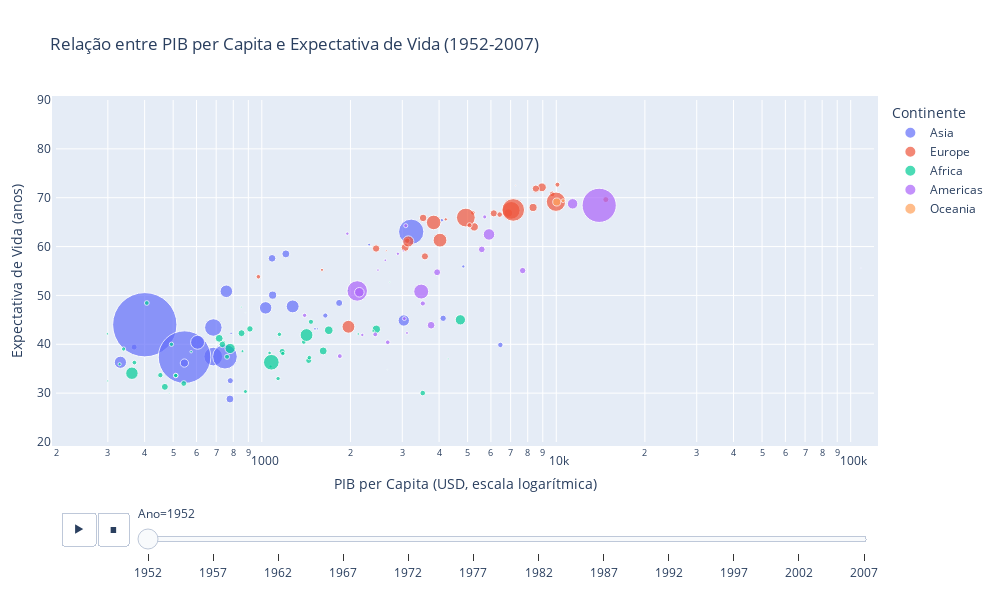

This figure's notebook cell:
### Code cell
# Gráfico de dispersão animado mostrando a relação entre PIB per capita e expectativa de vida
import plotly.express as px

# Criar o gráfico de dispersão animado
fig = px.scatter(df, 
                 x="gdpPercap", 
                 y="lifeExp", 
                 size="pop",
                 color="continent",
                 hover_name="country",
                 size_max=70,
                 animation_frame="year",
                 range_x=[200, 120000],
                 range_y=[20, 90],
                 log_x=True,
                 title="Relação entre PIB per Capita e Expectativa de Vida (1952-2007)",
                 labels={
                     "gdpPercap": "PIB per Capita (USD, escala logarítmica)",
                     "lifeExp": "Expectativa de Vida (anos)",
                     "continent": "Continente",
                     "pop": "População",
                     "year": "Ano"
                 })

# Melhorar o layout
fig.update_layout(
    xaxis_title="PIB per Capita (USD, escala logarítmica)",
    yaxis_title="Expectativa de Vida (anos)",
    legend_title="Continente",
    hovermode="closest",
    width=1000,
    height=600,
    margin=dict(l=50, r=50, b=100, t=100, pad=4)
)

# Adicionar uma linha de tendência
# Para o ano mais recente (2007)
df_2007 = df[df['year'] == 2007]
fig.add_scatter(x=df_2007['gdpPercap'], 
                y=df_2007['lifeExp'],
                mode='markers',
                marker=dict(size=0, opacity=0),  # Pontos invisíveis
                showlegend=False,
                hoverinfo='skip',
                name='')

# Exibir o gráfico
fig.show()

# Exibir a análise formatada
from IPython.display import display, Markdown

analise = """
## Análise da Relação entre Riqueza e Longevidade ao Longo do Tempo

O gráfico de dispersão animado acima apresenta uma visão dinâmica da relação entre o PIB per capita (riqueza econômica) e a expectativa de vida (longevidade) dos países entre 1952 e 2007. Esta visualização permite identificar padrões importantes:

### Principais Observações:

1. **Relação Positiva**: Observa-se uma clara correlação positiva entre riqueza e longevidade - países com maior PIB per capita tendem a apresentar maior expectativa de vida.

2. **Progressão Temporal**: A animação revela como essa relação evoluiu ao longo de mais de cinco décadas, mostrando melhorias globais em ambos os indicadores.

3. **Diferenças Regionais**: 
   - **África**: Maior concentração na parte inferior esquerda, indicando menores níveis de renda e expectativa de vida.
   - **Américas e Europa**: Posicionam-se predominantemente na região superior direita, refletindo melhores indicadores socioeconômicos.
   - **Ásia**: Mostra grande variação, com países como Japão e Coreia do Sul apresentando notável progresso.

4. **Efeito de Diminuição de Retornos**: A relação entre renda e longevidade não é linear - aumentos no PIB per capita têm impacto decrescente sobre a expectativa de vida à medida que os países se tornam mais ricos.

5. **Outliers**: Alguns países, como aqueles com recursos naturais abundantes, mostram alta renda per capita sem correspondente alta expectativa de vida, sugerindo que a riqueza sozinha não garante melhores resultados em saúde.

### Implicações:

Esta análise reforça a importância do desenvolvimento econômico para a melhoria da qualidade de vida, mas também destaca que outros fatores, como distribuição de renda, acesso à saúde e educação, desempenham papéis cruciais no bem-estar das populações. A visualização dinâmica permite identificar países que conseguiram melhorar significativamente seus indicadores ao longo do tempo, servindo como exemplos de políticas bem-sucedidas.
"""

display(Markdown(analise))

### Figure 1 — Plotly figure (JSON) as saved in the notebook; plotly's stock layout.template omitted (floating-point values rounded to 4 significant figures; data arrays with more than 128 entries replaced by an {"elided": "..."} marker saying what was removed)
{"data": [{"hovertemplate": "<b>%{hovertext}</b><br><br>Continente=Asia<br>Ano=1952<br>PIB per Capita (USD, escala logarítmica)=%{x}<br>Expectativa de Vida (anos)=%{y}<br>População=%{marker.size}<extra></extra>", "hovertext": ["Afghanistan", "Bahrain", "Bangladesh", "Cambodia", "China", "Hong Kong China", "India", "Indonesia", "Iran", "Iraq", "Israel", "Japan", "Jordan", "Korea Dem. Rep.", "Korea Rep.", "Kuwait", "Lebanon", "Malaysia", "Mongolia", "Myanmar", "Nepal", "Oman", "Pakistan", "Philippines", "Saudi Arabia", "Singapore", "Sri Lanka", "Syria", "Taiwan", "Thailand", "Vietnam", "West Bank and Gaza", "Yemen Rep."], "legendgroup": "Asia", "marker": {"color": "#636efa", "size": [8425333, 120447, 46886859, 4693836, 556300000.0, 2125900, 372000000, 82052000, 17272000, 5441766, 1620914, 86459025, 607914, 8865488, 20947571, 160000, 1439529, 6748378, 800663, 20092996, 9182536, 507833, 41346560, 22438691, 4005677, 1127000, 7982342, 3661549, 8550362, 21289402, 26246839, 1030585, 4963829], "sizemode": "area", "sizeref": 269100.0, "symbol": "circle"}, "mode": "markers", "name": "Asia", "orientation": "v", "showlegend": true, "type": "scatter", "x": [779.4, 9867.0, 684.2, 368.5, 400.4, 3054.0, 546.6, 749.7, 3035.0, 4130.0, 4087.0, 3217.0, 1547.0, 1088.0, 1031.0, 108400.0, 4835.0, 1831.0, 786.6, 331, 545.9, 1828.0, 684.6, 1273.0, 6460.0, 2315.0, 1084.0, 1643.0, 1207.0, 757.8, 605.1, 1516.0, 781.7], "xaxis": "x", "y": [28.8, 50.94, 37.48, 39.42, 44, 60.96, 37.37, 37.47, 44.87, 45.32, 65.39, 63.03, 43.16, 50.06, 47.45, 55.56, 55.93, 48.46, 42.24, 36.32, 36.16, 37.58, 43.44, 47.75, 39.88, 60.4, 57.59, 45.88, 58.5, 50.85, 40.41, 43.16, 32.55], "yaxis": "y"}, {"hovertemplate": "<b>%{hovertext}</b><br><br>Continente=Europe<br>Ano=1952<br>PIB per Capita (USD, escala logarítmica)=%{x}<br>Expectativa de Vida (anos)=%{y}<br>População=%{marker.size}<extra></extra>", "hovertext": ["Albania", "Austria", "Belgium", "Bosnia and Herzegovina", "Bulgaria", "Croatia", "Czech Republic", "Denmark", "Finland", "France", "Germany", "Greece", "Hungary", "Iceland", "Ireland", "Italy", "Montenegro", "Netherlands", "Norway", "Poland", "Portugal", "Romania", "Serbia", "Slovak Republic", "Slovenia", "Spain", "Sweden", "Switzerland", "Turkey", "United Kingdom"], "legendgroup": "Europe", "marker": {"color": "#EF553B", "size": [1282697, 6927772, 8730405, 2791000, 7274900, 3882229, 9125183, 4334000, 4090500, 42459667, 69145952, 7733250, 9504000, 147962, 2952156, 47666000, 413834, 10381988, 3327728, 25730551, 8526050, 16630000, 6860147, 3558137, 1489518, 28549870, 7124673, 4815000, 22235677, 50430000], "sizemode": "area", "sizeref": 269100.0, "symbol": "circle"}, "mode": "markers", "name": "Europe", "orientation": "v", "showlegend": true, "type": "scatter", "x": [1601.0, 6137.0, 8343.0, 973.5, 2444.0, 3119.0, 6876.0, 9692.0, 6425.0, 7030.0, 7144.0, 3531.0, 5264.0, 7268.0, 5210.0, 4931.0, 2648.0, 8942.0, 10100.0, 4029.0, 3068.0, 3145.0, 3581.0, 5075.0, 4215.0, 3834.0, 8528.0, 14730.0, 1969.0, 9980.0], "xaxis": "x", "y": [55.23, 66.8, 68, 53.82, 59.6, 61.21, 66.87, 70.78, 66.55, 67.41, 67.5, 65.86, 64.03, 72.49, 66.91, 65.94, 59.16, 72.13, 72.67, 61.31, 59.82, 61.05, 58.0, 64.36, 65.57, 64.94, 71.86, 69.62, 43.59, 69.18], "yaxis": "y"}, {"hovertemplate": "<b>%{hovertext}</b><br><br>Continente=Africa<br>Ano=1952<br>PIB per Capita (USD, escala logarítmica)=%{x}<br>Expectativa de Vida (anos)=%{y}<br>População=%{marker.size}<extra></extra>", "hovertext": ["Algeria", "Angola", "Benin", "Botswana", "Burkina Faso", "Burundi", "Cameroon", "Central African Republic", "Chad", "Comoros", "Congo Dem. Rep.", "Congo Rep.", "Cote d'Ivoire", "Djibouti", "Egypt", "Equatorial Guinea", "Eritrea", "Ethiopia", "Gabon", "Gambia", "Ghana", "Guinea", "Guinea", "Guinea-Bissau", "Kenya", "Lesotho", "Liberia", "Libya", "Madagascar", "Malawi", "Mali", "Mauritania", "Mauritius", "Morocco", "Mozambique", "Namibia", "Niger", "Nigeria", "Reunion", "Rwanda", "Sao Tome and Principe", "Senegal", "Sierra Leone", "Somalia", "South Africa", "Sudan", "Swaziland", "Tanzania", "Togo", "Tunisia", "Uganda", "Zambia", "Zimbabwe"], "legendgroup": "Africa", "marker": {"color": "#00cc96", "size": [9279525, 4232095, 1738315, 442308, 4469979, 2445618, 5009067, 1291695, 2682462, 153936, 14100005, 854885, 2977019, 63149, 22223309, 216964, 1438760, 20860941, 420702, 284320, 5581001, 2664249, 2664249, 580653, 6464046, 748747, 863308, 1019729, 4762912, 2917802, 3838168, 1022556, 516556, 9939217, 6446316, 485831, 3379468, 33119096, 257700, 2534927, 60011, 2755589, 2143249, 2526994, 14264935, 8504667, 290243, 8322925, 1219113, 3647735, 5824797, 2672000, 3080907], "sizemode": "area", "sizeref": 269100.0, "symbol": "circle"}, "mode": "markers", "name": "Africa", "orientation": "v", "showlegend": true, "type": "scatter", "x": [2449.0, 3521.0, 1063.0, 851.2, 543.3, 339.3, 1173.0, 1071.0, 1179.0, 1103.0, 780.5, 2126.0, 1389.0, 2670.0, 1419.0, 375.6, 328.9, 362.1, 4293.0, 485.2, 911.3, 510.2, 510.2, 299.9, 853.5, 298.8, 575.6, 2388.0, 1443.0, 369.2, 452.3, 743.1, 1968.0, 1688.0, 468.5, 2424.0, 761.9, 1077.0, 2719.0, 493.3, 879.6, 1450.0, 879.8, 1136.0, 4725.0, 1616.0, 1148.0, 716.7, 859.8, 1468.0, 734.8, 1147.0, 406.9], "xaxis": "x", "y": [43.08, 30.02, 38.22, 47.62, 31.98, 39.03, 38.52, 35.46, 38.09, 40.72, 39.14, 42.11, 40.48, 34.81, 41.89, 34.48, 35.93, 34.08, 37.0, 30, 43.15, 33.61, 33.61, 32.5, 42.27, 42.14, 38.48, 42.72, 36.68, 36.26, 33.69, 40.54, 50.99, 42.87, 31.29, 41.73, 37.44, 36.32, 52.72, 40, 46.47, 37.28, 30.33, 32.98, 45.01, 38.63, 41.41, 41.22, 38.6, 44.6, 39.98, 42.04, 48.45], "yaxis": "y"}, {"hovertemplate": "<b>%{hovertext}</b><br><br>Continente=Americas<br>Ano=1952<br>PIB per Capita (USD, escala logarítmica)=%{x}<br>Expectativa de Vida (anos)=%{y}<br>População=%{marker.size}<extra></extra>", "hovertext": ["Argentina", "Bolivia", "Brazil", "Canada", "Chile", "Colombia", "Costa Rica", "Cuba", "Dominican Republic", "Ecuador", "El Salvador", "Guatemala", "Haiti", "Honduras", "Jamaica", "Mexico", "Nicaragua", "Panama", "Paraguay", "Peru", "Puerto Rico", "Trinidad and Tobago", "United States", "Uruguay", "Venezuela"], "legendgroup": "Americas", "marker": {"color": "#ab63fa", "size": [17876956, 2883315, 56602560, 14785584, 6377619, 12350771, 926317, 6007797, 2491346, 3548753, 2042865, 3146381, 3201488, 1517453, 1426095, 30144317, 1165790, 940080, 1555876, 8025700, 2227000, 662850, 157553000, 2252965, 5439568], "sizemode": "area", "sizeref": 269100.0, "symbol": "circle"}, "mode": "markers", "name": "Americas", "orientation": "v", "showlegend": true, "type": "scatter", "x": [5911.0, 2677.0, 2109.0, 11370.0, 3940.0, 2144.0, 2627.0, 5587.0, 1398.0, 3522.0, 3048.0, 2428.0, 1840.0, 2195.0, 2899.0, 3478.0, 3112.0, 2480.0, 1952.0, 3759.0, 3082.0, 3023.0, 13990.0, 5717.0, 7690.0], "xaxis": "x", "y": [62.48, 40.41, 50.92, 68.75, 54.74, 50.64, 57.21, 59.42, 45.93, 48.36, 45.26, 42.02, 37.58, 41.91, 58.53, 50.79, 42.31, 55.19, 62.65, 43.9, 64.28, 59.1, 68.44, 66.07, 55.09], "yaxis": "y"}, {"hovertemplate": "<b>%{hovertext}</b><br><br>Continente=Oceania<br>Ano=1952<br>PIB per Capita (USD, escala logarítmica)=%{x}<br>Expectativa de Vida (anos)=%{y}<br>População=%{marker.size}<extra></extra>", "hovertext": ["Australia", "New Zealand"], "legendgroup": "Oceania", "marker": {"color": "#FFA15A", "size": [8691212, 1994794], "sizemode": "area", "sizeref": 269100.0, "symbol": "circle"}, "mode": "markers", "name": "Oceania", "orientation": "v", "showlegend": true, "type": "scatter", "x": [10040.0, 10560.0], "xaxis": "x", "y": [69.12, 69.39], "yaxis": "y"}, {"hoverinfo": "skip", "marker": {"opacity": 0, "size": 0}, "mode": "markers", "name": "", "showlegend": false, "type": "scatter", "x": {"elided": "148 float values"}, "y": {"elided": "148 float values"}}], "layout": {"height": 600, "hovermode": "closest", "legend": {"itemsizing": "constant", "title": {"text": "Continente"}, "tracegroupgap": 0}, "margin": {"b": 100, "l": 50, "pad": 4, "r": 50, "t": 100}, "sliders": [{"active": 0, "currentvalue": {"prefix": "Ano="}, "len": 0.9, "pad": {"b": 10, "t": 60}, "steps": [{"args": [["1952"], {"frame": {"duration": 0, "redraw": false}, "fromcurrent": true, "mode": "immediate", "transition": {"duration": 0, "easing": "linear"}}], "label": "1952", "method": "animate"}, {"args": [["1957"], {"frame": {"duration": 0, "redraw": false}, "fromcurrent": true, "mode": "immediate", "transition": {"duration": 0, "easing": "linear"}}], "label": "1957", "method": "animate"}, {"args": [["1962"], {"frame": {"duration": 0, "redraw": false}, "fromcurrent": true, "mode": "immediate", "transition": {"duration": 0, "easing": "linear"}}], "label": "1962", "method": "animate"}, {"args": [["1967"], {"frame": {"duration": 0, "redraw": false}, "fromcurrent": true, "mode": "immediate", "transition": {"duration": 0, "easing": "linear"}}], "label": "1967", "method": "animate"}, {"args": [["1972"], {"frame": {"duration": 0, "redraw": false}, "fromcurrent": true, "mode": "immediate", "transition": {"duration": 0, "easing": "linear"}}], "label": "1972", "method": "animate"}, {"args": [["1977"], {"frame": {"duration": 0, "redraw": false}, "fromcurrent": true, "mode": "immediate", "transition": {"duration": 0, "easing": "linear"}}], "label": "1977", "method": "animate"}, {"args": [["1982"], {"frame": {"duration": 0, "redraw": false}, "fromcurrent": true, "mode": "immediate", "transition": {"duration": 0, "easing": "linear"}}], "label": "1982", "method": "animate"}, {"args": [["1987"], {"frame": {"duration": 0, "redraw": false}, "fromcurrent": true, "mode": "immediate", "transition": {"duration": 0, "easing": "linear"}}], "label": "1987", "method": "animate"}, {"args": [["1992"], {"frame": {"duration": 0, "redraw": false}, "fromcurrent": true, "mode": "immediate", "transition": {"duration": 0, "easing": "linear"}}], "label": "1992", "method": "animate"}, {"args": [["1997"], {"frame": {"duration": 0, "redraw": false}, "fromcurrent": true, "mode": "immediate", "transition": {"duration": 0, "easing": "linear"}}], "label": "1997", "method": "animate"}, {"args": [["2002"], {"frame": {"duration": 0, "redraw": false}, "fromcurrent": true, "mode": "immediate", "transition": {"duration": 0, "easing": "linear"}}], "label": "2002", "method": "animate"}, {"args": [["2007"], {"frame": {"duration": 0, "redraw": false}, "fromcurrent": true, "mode": "immediate", "transition": {"duration": 0, "easing": "linear"}}], "label": "2007", "method": "animate"}], "x": 0.1, "xanchor": "left", "y": 0, "yanchor": "top"}], "title": {"text": "Relação entre PIB per Capita e Expectativa de Vida (1952-2007)"}, "updatemenus": [{"buttons": [{"args": [null, {"frame": {"duration": 500, "redraw": false}, "fromcurrent": true, "mode": "immediate", "transition": {"duration": 500, "easing": "linear"}}], "label": "&#9654;", "method": "animate"}, {"args": [[null], {"frame": {"duration": 0, "redraw": false}, "fromcurrent": true, "mode": "immediate", "transition": {"duration": 0, "easing": "linear"}}], "label": "&#9724;", "method": "animate"}], "direction": "left", "pad": {"r": 10, "t": 70}, "showactive": false, "type": "buttons", "x": 0.1, "xanchor": "right", "y": 0, "yanchor": "top"}], "width": 1000, "xaxis": {"anchor": "y", "domain": [0, 1], "range": [2.301, 5.079], "title": {"text": "PIB per Capita (USD, escala logarítmica)"}, "type": "log"}, "yaxis": {"anchor": "x", "domain": [0, 1], "range": [20, 90], "title": {"text": "Expectativa de Vida (anos)"}}}}
